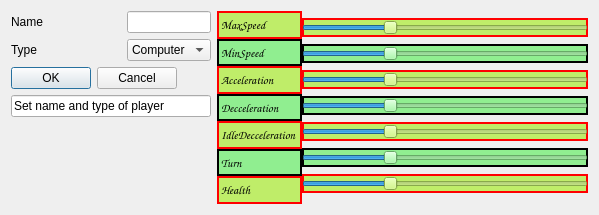
<?xml version="1.0" encoding="UTF-8"?>
<ui version="4.0">
 <class>PlayerSelectWidget</class>
 <widget class="QDialog" name="PlayerSelectWidget">
  <property name="geometry">
   <rect>
    <x>0</x>
    <y>0</y>
    <width>599</width>
    <height>215</height>
   </rect>
  </property>
  <property name="windowTitle">
   <string>Dialog</string>
  </property>
  <layout class="QHBoxLayout" name="horizontalLayout_3">
   <item>
    <layout class="QVBoxLayout" name="verticalLayout_5">
     <item>
      <layout class="QHBoxLayout" name="horizontalLayout">
       <item>
        <layout class="QVBoxLayout" name="verticalLayout_2">
         <item>
          <widget class="QLabel" name="label">
           <property name="text">
            <string>Name</string>
           </property>
          </widget>
         </item>
         <item>
          <widget class="QLabel" name="label_2">
           <property name="text">
            <string>Type</string>
           </property>
          </widget>
         </item>
        </layout>
       </item>
       <item>
        <layout class="QVBoxLayout" name="verticalLayout">
         <item>
          <widget class="QLineEdit" name="lineEditName">
           <property name="sizePolicy">
            <sizepolicy hsizetype="Maximum" vsizetype="Fixed">
             <horstretch>0</horstretch>
             <verstretch>0</verstretch>
            </sizepolicy>
           </property>
           <property name="focusPolicy">
            <enum>Qt::StrongFocus</enum>
           </property>
          </widget>
         </item>
         <item>
          <widget class="QComboBox" name="comboBox">
           <property name="sizePolicy">
            <sizepolicy hsizetype="Maximum" vsizetype="Fixed">
             <horstretch>0</horstretch>
             <verstretch>0</verstretch>
            </sizepolicy>
           </property>
           <property name="currentIndex">
            <number>1</number>
           </property>
           <item>
            <property name="text">
             <string>User</string>
            </property>
           </item>
           <item>
            <property name="text">
             <string>Computer</string>
            </property>
           </item>
          </widget>
         </item>
        </layout>
       </item>
      </layout>
     </item>
     <item>
      <widget class="QDialogButtonBox" name="buttonBox">
       <property name="sizePolicy">
        <sizepolicy hsizetype="Maximum" vsizetype="Fixed">
         <horstretch>0</horstretch>
         <verstretch>0</verstretch>
        </sizepolicy>
       </property>
       <property name="orientation">
        <enum>Qt::Horizontal</enum>
       </property>
       <property name="standardButtons">
        <set>QDialogButtonBox::Cancel|QDialogButtonBox::Ok</set>
       </property>
      </widget>
     </item>
     <item>
      <widget class="QLineEdit" name="lineEditInformation">
       <property name="sizePolicy">
        <sizepolicy hsizetype="Maximum" vsizetype="Fixed">
         <horstretch>0</horstretch>
         <verstretch>0</verstretch>
        </sizepolicy>
       </property>
       <property name="minimumSize">
        <size>
         <width>200</width>
         <height>0</height>
        </size>
       </property>
       <property name="text">
        <string>Set name and type of player</string>
       </property>
       <property name="readOnly">
        <bool>true</bool>
       </property>
      </widget>
     </item>
     <item>
      <spacer name="verticalSpacer">
       <property name="orientation">
        <enum>Qt::Vertical</enum>
       </property>
       <property name="sizeHint" stdset="0">
        <size>
         <width>20</width>
         <height>40</height>
        </size>
       </property>
      </spacer>
     </item>
    </layout>
   </item>
   <item>
    <layout class="QHBoxLayout" name="horizontalLayout_2">
     <property name="spacing">
      <number>0</number>
     </property>
     <item>
      <layout class="QVBoxLayout" name="verticalLayout_3">
       <property name="spacing">
        <number>0</number>
       </property>
       <item>
        <widget class="QLabel" name="label_4">
         <property name="font">
          <font>
           <family>URW Chancery L</family>
           <pointsize>9</pointsize>
           <weight>75</weight>
           <italic>true</italic>
           <bold>true</bold>
          </font>
         </property>
         <property name="styleSheet">
          <string notr="true">color:black;
border: 2px solid red;
background:rgb(191, 237, 105) ;</string>
         </property>
         <property name="text">
          <string>MaxSpeed</string>
         </property>
        </widget>
       </item>
       <item>
        <widget class="QLabel" name="label_3">
         <property name="font">
          <font>
           <family>URW Chancery L</family>
           <pointsize>9</pointsize>
           <weight>75</weight>
           <italic>true</italic>
           <bold>true</bold>
          </font>
         </property>
         <property name="styleSheet">
          <string notr="true">border: 2px solid black;
background: lightgreen;</string>
         </property>
         <property name="text">
          <string>MinSpeed</string>
         </property>
        </widget>
       </item>
       <item>
        <widget class="QLabel" name="label_5">
         <property name="font">
          <font>
           <family>URW Chancery L</family>
           <pointsize>9</pointsize>
           <weight>75</weight>
           <italic>true</italic>
           <bold>true</bold>
          </font>
         </property>
         <property name="styleSheet">
          <string notr="true">color:black;
border: 2px solid red;
background:rgb(191, 237, 105) ;</string>
         </property>
         <property name="text">
          <string>Acceleration</string>
         </property>
        </widget>
       </item>
       <item>
        <widget class="QLabel" name="label_6">
         <property name="font">
          <font>
           <family>URW Chancery L</family>
           <pointsize>9</pointsize>
           <weight>75</weight>
           <italic>true</italic>
           <bold>true</bold>
          </font>
         </property>
         <property name="styleSheet">
          <string notr="true">border: 2px solid black;
background: lightgreen;</string>
         </property>
         <property name="text">
          <string>Decceleration</string>
         </property>
        </widget>
       </item>
       <item>
        <widget class="QLabel" name="label_7">
         <property name="font">
          <font>
           <family>URW Chancery L</family>
           <pointsize>9</pointsize>
           <weight>75</weight>
           <italic>true</italic>
           <bold>true</bold>
          </font>
         </property>
         <property name="styleSheet">
          <string notr="true">color:black;
border: 2px solid red;
background:rgb(191, 237, 105) ;</string>
         </property>
         <property name="text">
          <string>IdleDecceleration</string>
         </property>
        </widget>
       </item>
       <item>
        <widget class="QLabel" name="label_9">
         <property name="font">
          <font>
           <family>URW Chancery L</family>
           <pointsize>9</pointsize>
           <weight>75</weight>
           <italic>true</italic>
           <bold>true</bold>
          </font>
         </property>
         <property name="styleSheet">
          <string notr="true">border: 2px solid black;
background: lightgreen;</string>
         </property>
         <property name="text">
          <string>Turn</string>
         </property>
        </widget>
       </item>
       <item>
        <widget class="QLabel" name="label_8">
         <property name="font">
          <font>
           <family>URW Chancery L</family>
           <pointsize>9</pointsize>
           <weight>75</weight>
           <italic>true</italic>
           <bold>true</bold>
          </font>
         </property>
         <property name="styleSheet">
          <string notr="true">color:black;
border: 2px solid red;
background:rgb(191, 237, 105) ;</string>
         </property>
         <property name="text">
          <string>Health</string>
         </property>
        </widget>
       </item>
      </layout>
     </item>
     <item>
      <layout class="QVBoxLayout" name="verticalLayout_4">
       <property name="spacing">
        <number>0</number>
       </property>
       <item>
        <widget class="QSlider" name="horizontalSliderMaxSpeed">
         <property name="styleSheet">
          <string notr="true">color:black;
border: 2px solid red;
background:rgb(191, 237, 105) ;</string>
         </property>
         <property name="maximum">
          <number>100</number>
         </property>
         <property name="value">
          <number>30</number>
         </property>
         <property name="orientation">
          <enum>Qt::Horizontal</enum>
         </property>
        </widget>
       </item>
       <item>
        <widget class="QSlider" name="horizontalSliderMinSpeed">
         <property name="styleSheet">
          <string notr="true">border: 2px solid black;
background: lightgreen;</string>
         </property>
         <property name="maximum">
          <number>100</number>
         </property>
         <property name="value">
          <number>30</number>
         </property>
         <property name="orientation">
          <enum>Qt::Horizontal</enum>
         </property>
        </widget>
       </item>
       <item>
        <widget class="QSlider" name="horizontalSliderAcceleration">
         <property name="styleSheet">
          <string notr="true">color:black;
border: 2px solid red;
background:rgb(191, 237, 105) ;</string>
         </property>
         <property name="maximum">
          <number>100</number>
         </property>
         <property name="value">
          <number>30</number>
         </property>
         <property name="orientation">
          <enum>Qt::Horizontal</enum>
         </property>
        </widget>
       </item>
       <item>
        <widget class="QSlider" name="horizontalSliderDecceleration">
         <property name="styleSheet">
          <string notr="true">border: 2px solid black;
background: lightgreen;</string>
         </property>
         <property name="maximum">
          <number>100</number>
         </property>
         <property name="value">
          <number>30</number>
         </property>
         <property name="orientation">
          <enum>Qt::Horizontal</enum>
         </property>
        </widget>
       </item>
       <item>
        <widget class="QSlider" name="horizontalSliderIdleDecceleration">
         <property name="styleSheet">
          <string notr="true">color:black;
border: 2px solid red;
background:rgb(191, 237, 105) ;</string>
         </property>
         <property name="maximum">
          <number>100</number>
         </property>
         <property name="value">
          <number>30</number>
         </property>
         <property name="orientation">
          <enum>Qt::Horizontal</enum>
         </property>
        </widget>
       </item>
       <item>
        <widget class="QSlider" name="horizontalSliderTurn">
         <property name="styleSheet">
          <string notr="true">border: 2px solid black;
background: lightgreen;</string>
         </property>
         <property name="maximum">
          <number>100</number>
         </property>
         <property name="value">
          <number>30</number>
         </property>
         <property name="orientation">
          <enum>Qt::Horizontal</enum>
         </property>
        </widget>
       </item>
       <item>
        <widget class="QSlider" name="horizontalSliderHealth">
         <property name="styleSheet">
          <string notr="true">color:black;
border: 2px solid red;
background:rgb(191, 237, 105) ;</string>
         </property>
         <property name="maximum">
          <number>100</number>
         </property>
         <property name="value">
          <number>30</number>
         </property>
         <property name="orientation">
          <enum>Qt::Horizontal</enum>
         </property>
        </widget>
       </item>
      </layout>
     </item>
    </layout>
   </item>
  </layout>
 </widget>
 <resources/>
 <connections/>
</ui>
